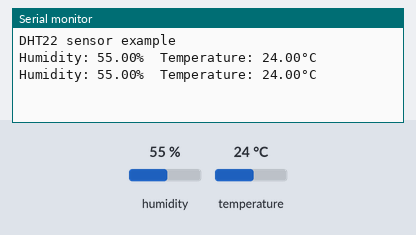
The sketch below on a simulated Arduino Mega 2560, built with avr-gcc and run on an emulated ATmega2560. On the bench: the last lines printed to the serial monitor. The inputs (shaded band) are chosen by the test bench; at power-on: humidity 55 %, temperature 24 °C.

Above: at 4.8 s.
4.9 s: humidity set to 22 %
At 7.4 s:
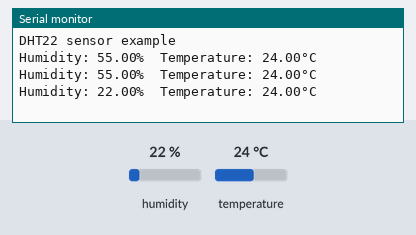
7.9 s: temperature set to 12 °C
At 9.2 s:
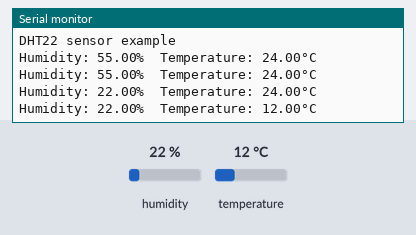
10.9 s: humidity set to 40 %
At 12.7 s:
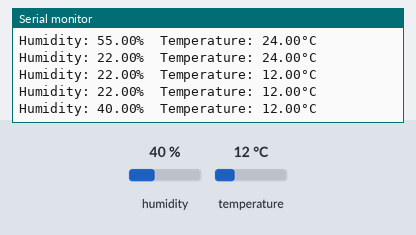
Timing chart, 0 to 14.2 s (numbered marks = the images above; inputs shaded):
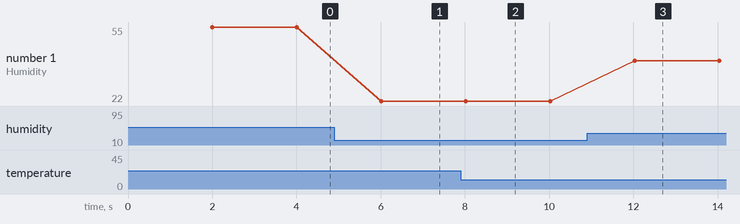

The sketch:

DHT22_Humidity.ino
```cpp
#include "DHT.h"

// Define the DHT sensor type and pin
#define DHTTYPE DHT22
#define DHTPIN 23

// Create an instance of the DHT sensor
DHT dht(DHTPIN, DHTTYPE);

void setup() {
  Serial.begin(115200);
  Serial.println(F("DHT22 sensor example"));

  // Initialize the DHT sensor
  dht.begin();
}

void loop() {
  // Wait a few seconds between measurements
  delay(2000);

  // Read temperature as Celsius (the default)
  float temperature = dht.readTemperature();
  // Read temperature as Fahrenheit (isFahrenheit = true)
  // float temperature = dht.readTemperature(true);
  // Read humidity
  float humidity = dht.readHumidity();

  // Check if any reads failed and exit early (to try again).
  if (isnan(temperature) || isnan(humidity)) {
    Serial.println(F("Failed to read from DHT sensor!"));
    return;
  }

  // Print the results to the Serial Monitor
  Serial.print(F("Humidity: "));
  Serial.print(humidity);
  Serial.print(F("%  Temperature: "));
  Serial.print(temperature);
  Serial.println(F("°C"));
}
```

Measured:
- after the input at 4.9 s, the serial monitor: prints a new line after 1.1 s (image 1)
- after the input at 7.9 s, the serial monitor: prints a new line after 0.13 s (image 2)
- after the input at 10.9 s, the serial monitor: prints a new line after 1.1 s (image 3)
- plotted number 1: 55 → 22 after the input at 4.9 s, 22 → 40 after the input at 10.9 s
